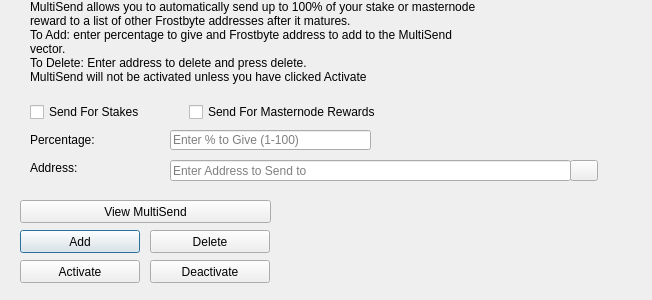
<?xml version="1.0" encoding="UTF-8"?>
<ui version="4.0">
 <class>MultiSendDialog</class>
 <widget class="QDialog" name="MultiSendDialog">
  <property name="windowModality">
   <enum>Qt::NonModal</enum>
  </property>
  <property name="geometry">
   <rect>
    <x>0</x>
    <y>0</y>
    <width>652</width>
    <height>300</height>
   </rect>
  </property>
  <property name="windowTitle">
   <string>MultiSend</string>
  </property>
  <widget class="QLineEdit" name="multiSendPercentEdit">
   <property name="geometry">
    <rect>
     <x>170</x>
     <y>130</y>
     <width>201</width>
     <height>20</height>
    </rect>
   </property>
   <property name="toolTip">
    <string>Enter whole numbers 1 - 100</string>
   </property>
   <property name="placeholderText">
    <string>Enter % to Give (1-100)</string>
   </property>
  </widget>
  <widget class="QLineEdit" name="multiSendAddressEdit">
   <property name="geometry">
    <rect>
     <x>170</x>
     <y>160</y>
     <width>401</width>
     <height>21</height>
    </rect>
   </property>
   <property name="toolTip">
    <string/>
   </property>
   <property name="placeholderText">
    <string>Enter Address to Send to</string>
   </property>
  </widget>
  <widget class="QLabel" name="label_2">
   <property name="geometry">
    <rect>
     <x>30</x>
     <y>0</y>
     <width>451</width>
     <height>121</height>
    </rect>
   </property>
   <property name="lineWidth">
    <number>1</number>
   </property>
   <property name="text">
    <string>MultiSend allows you to automatically send up to 100% of your stake or masternode reward to a list of other Frostbyte addresses after it matures.
To Add: enter percentage to give and Frostbyte address to add to the MultiSend vector.
To Delete: Enter address to delete and press delete.
MultiSend will not be activated unless you have clicked Activate</string>
   </property>
   <property name="alignment">
    <set>Qt::AlignLeading|Qt::AlignLeft|Qt::AlignTop</set>
   </property>
   <property name="wordWrap">
    <bool>true</bool>
   </property>
  </widget>
  <widget class="QLabel" name="message">
   <property name="geometry">
    <rect>
     <x>290</x>
     <y>200</y>
     <width>351</width>
     <height>91</height>
    </rect>
   </property>
   <property name="text">
    <string/>
   </property>
  </widget>
  <widget class="QPushButton" name="addButton">
   <property name="geometry">
    <rect>
     <x>20</x>
     <y>230</y>
     <width>120</width>
     <height>23</height>
    </rect>
   </property>
   <property name="toolTip">
    <string/>
   </property>
   <property name="statusTip">
    <string>Add to MultiSend Vector</string>
   </property>
   <property name="text">
    <string>Add</string>
   </property>
  </widget>
  <widget class="QPushButton" name="disableButton">
   <property name="geometry">
    <rect>
     <x>150</x>
     <y>260</y>
     <width>120</width>
     <height>23</height>
    </rect>
   </property>
   <property name="statusTip">
    <string>Deactivate MultiSend</string>
   </property>
   <property name="text">
    <string>Deactivate</string>
   </property>
  </widget>
  <widget class="QPushButton" name="addressBookButton">
   <property name="geometry">
    <rect>
     <x>570</x>
     <y>160</y>
     <width>28</width>
     <height>21</height>
    </rect>
   </property>
   <property name="toolTip">
    <string>Choose an address from the address book</string>
   </property>
   <property name="text">
    <string/>
   </property>
   <property name="icon">
    <iconset resource="../frostbyte.qrc">
     <normaloff>:/icons/address-book</normaloff>:/icons/address-book</iconset>
   </property>
   <property name="shortcut">
    <string>Alt+A</string>
   </property>
   <property name="autoDefault">
    <bool>false</bool>
   </property>
  </widget>
  <widget class="QLabel" name="label">
   <property name="geometry">
    <rect>
     <x>30</x>
     <y>130</y>
     <width>121</width>
     <height>20</height>
    </rect>
   </property>
   <property name="toolTip">
    <string>Percentage of stake to send</string>
   </property>
   <property name="text">
    <string>Percentage:</string>
   </property>
  </widget>
  <widget class="QLabel" name="label_5">
   <property name="geometry">
    <rect>
     <x>30</x>
     <y>160</y>
     <width>111</width>
     <height>16</height>
    </rect>
   </property>
   <property name="toolTip">
    <string>Address to send portion of stake to</string>
   </property>
   <property name="text">
    <string>Address:</string>
   </property>
  </widget>
  <widget class="QPushButton" name="deleteButton">
   <property name="geometry">
    <rect>
     <x>150</x>
     <y>230</y>
     <width>120</width>
     <height>23</height>
    </rect>
   </property>
   <property name="toolTip">
    <string/>
   </property>
   <property name="statusTip">
    <string>Delete Address From MultiSend Vector</string>
   </property>
   <property name="text">
    <string>Delete</string>
   </property>
  </widget>
  <widget class="QPushButton" name="activateButton">
   <property name="geometry">
    <rect>
     <x>20</x>
     <y>260</y>
     <width>120</width>
     <height>23</height>
    </rect>
   </property>
   <property name="statusTip">
    <string>Activate MultiSend</string>
   </property>
   <property name="text">
    <string>Activate</string>
   </property>
  </widget>
  <widget class="QPushButton" name="viewButton">
   <property name="geometry">
    <rect>
     <x>20</x>
     <y>200</y>
     <width>251</width>
     <height>23</height>
    </rect>
   </property>
   <property name="toolTip">
    <string/>
   </property>
   <property name="statusTip">
    <string>View MultiSend Vector</string>
   </property>
   <property name="text">
    <string>View MultiSend</string>
   </property>
  </widget>
  <widget class="QWidget" name="horizontalLayoutWidget">
   <property name="geometry">
    <rect>
     <x>30</x>
     <y>100</y>
     <width>351</width>
     <height>24</height>
    </rect>
   </property>
   <layout class="QHBoxLayout" name="horizontalLayout">
    <item>
     <widget class="QCheckBox" name="multiSendStakeCheckBox">
      <property name="text">
       <string>Send For Stakes</string>
      </property>
     </widget>
    </item>
    <item>
     <widget class="QCheckBox" name="multiSendMasternodeCheckBox">
      <property name="text">
       <string>Send For Masternode Rewards</string>
      </property>
     </widget>
    </item>
   </layout>
  </widget>
 </widget>
 <resources>
  <include location="../frostbyte.qrc"/>
 </resources>
 <connections/>
</ui>
